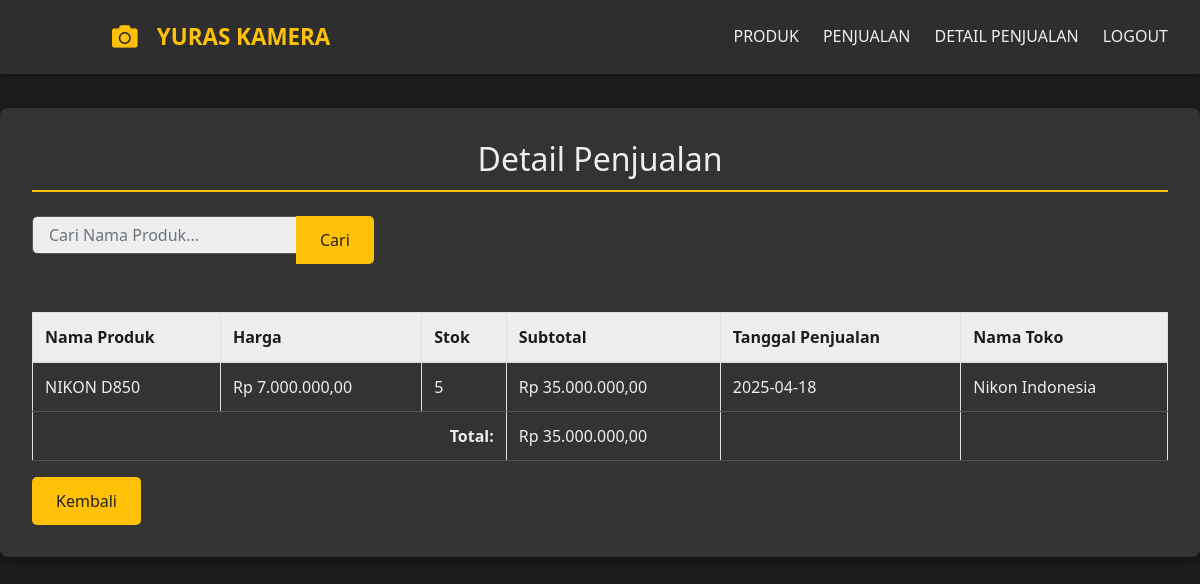
The app's page /detail_penjualan.php?PenjualanID=85 with its own data.
### tables this page shows
CREATE TABLE `penjualan` (
  `PenjualanID` int(11) NOT NULL,
  `TokoID` int(11) DEFAULT NULL,
  `NamaProduk` varchar(25) NOT NULL,
  `Harga` decimal(10,2) NOT NULL,
  `Stok` int(11) NOT NULL,
  `Subtotal` decimal(10,2) NOT NULL,
  `TanggalPenjualan` date NOT NULL,
  `ProdukID` int(11) NOT NULL,
  `NamaToko` varchar(25) NOT NULL
);

CREATE TABLE `produk` (
  `ProdukID` int(11) NOT NULL,
  `NamaProduk` varchar(25) DEFAULT NULL,
  `Harga` decimal(10,2) DEFAULT NULL,
  `Stok` int(11) DEFAULT NULL,
  `TanggalMasuk` date DEFAULT NULL,
  `user_id` int(11) DEFAULT NULL
);

CREATE TABLE `toko` (
  `TokoID` int(11) NOT NULL,
  `NamaToko` varchar(25) DEFAULT NULL
);

### detail_penjualan.php (the view, shortened to what this page needs)
<?php
include "koneksi.php";
$search = isset($_GET['search']) ? $_GET['search'] : '';
$PenjualanID = isset($_GET['PenjualanID']) ? $_GET['PenjualanID'] : null;
$sql = "SELECT penjualan.*, produk.NamaProduk, toko.NamaToko
            FROM penjualan
            INNER JOIN produk ON penjualan.ProdukID = produk.ProdukID
            INNER JOIN toko ON penjualan.TokoID = toko.TokoID";
if ($PenjualanID) {
    $sql .= " WHERE PenjualanID = $PenjualanID";
}
$sql .= " ORDER BY TanggalPenjualan DESC";
$query = mysqli_query($koneksi, $sql);
$result = mysqli_fetch_all($query, MYSQLI_ASSOC);
$found = !empty($result);
function formatRupiah($angka) {
    return "Rp " . number_format($angka, 2, ',', '.');
}
$totalSubtotal = 0;
foreach ($result as $row) {
    $totalSubtotal += $row['Subtotal'];
}
?>
<!DOCTYPE html>
<html lang="id">
<head>
    <link rel="stylesheet" href="https://stackpath.bootstrapcdn.com/bootstrap/4.5.2/css/bootstrap.min.css">
    <link href="https://cdnjs.cloudflare.com/ajax/libs/font-awesome/5.15.3/css/all.min.css" rel="stylesheet"/>
</head>
<body>
<header class="header">
    <a href="index.php" class="logo">
        <i class="fas fa-camera logo-icon"></i> YURAS KAMERA
    </a>
    <nav class="nav">
        <a class="nav-link" href="tampil_produk.php">PRODUK</a>
        <a class="nav-link" href="data_penjualan.php">PENJUALAN</a>
        <a class="nav-link" href="detail_penjualan.php">DETAIL PENJUALAN</a>
        <a class="nav-link" href="logout.php">LOGOUT</a>
    </nav>
</header>
<div class="container mt-5">
    <h2>Detail Penjualan</h2>
    <div class="row mb-3">
        <div class="col-md-6">
            <form method="GET" action="detail_penjualan.php" class="form-inline">
                <div class="input-group">
                    <input type="text" name="search" id="search" class="form-control" placeholder="Cari Nama Produk..." value="<?= htmlspecialchars($search) ?>">
                    <div class="input-group-append">
                        <button type="submit" class="btn btn-primary">Cari</button>
                    </div>
                </div>
            </form>
        </div>
    </div>
    <table class="table table-bordered">
        <thead>
            <tr>
                <th>Nama Produk</th>
                <th>Harga</th>
                <th>Stok</th>
                <th>Subtotal</th>
                <th>Tanggal Penjualan</th>
                <th>Nama Toko</th>
            </tr>
        </thead>
        <tbody>
            <?php if ($found): ?>
                <?php foreach ($result as $row): ?>
                    <tr>
                        <td><?= $row['NamaProduk'] ?></td>
                        <td><?= formatRupiah($row['Harga']) ?></td>
                        <td><?= $row['Stok'] ?></td>
                        <td><?= formatRupiah($row['Subtotal']) ?></td>
                        <td><?= $row['TanggalPenjualan'] ?></td>
                        <td><?= $row['NamaToko'] ?></td>
                    </tr>
                <?php endforeach; ?>
            <?php else: ?>
                <tr>
                    <td colspan="6" class="text-center">Barang yang Anda cari tidak ada.</td>
                </tr>
            <?php endif; ?>
        </tbody>
        <tfoot>
            <tr>
                <td colspan="3" class="text-right"><strong>Total:</strong></td>
                <td><?= formatRupiah($totalSubtotal) ?></td>
                <td></td>
                <td></td>
            </tr>
        </tfoot>
    </table>
    <a href="index.php" class="btn btn-secondary">Kembali</a>
</div>
</body>
</html>

### detail_penjualan.php (style rules this page uses)
body { font-family: 'Segoe UI', Tahoma, Geneva, Verdana, sans-serif; background-color: #1c1c1c; color: #eee; margin: 0; padding-top: 60px; }
.header { background-color: #2e2e2e; box-shadow: 0 2px 5px rgba(0, 0, 0, 0.3); padding: 1rem 2rem; display: flex; justify-content: space-between; align-items: center; position: fixed; top: 0; left: 0; width: 100%; z-index: 1000; }
.logo { font-size: 1.4rem; font-weight: bold; color: #ffc107; text-decoration: none; display: flex; align-items: center; }
.logo-icon { margin-left: 5rem; margin-right: 1.2rem; font-size: 1.6rem; }
.nav { display: flex; }
.nav-link { color: #eee; text-decoration: none; margin-left: 1.5rem; transition: color 0.3s ease, transform 0.2s ease-in-out; padding: 0.5rem 0; border-bottom: 2px solid transparent; }
.container { max-width: 1200px; margin: 80px auto 40px auto; padding: 2rem; border-radius: 8px; background-color: #333; box-shadow: 0 4px 10px rgba(0, 0, 0, 0.4); color: #eee; }
h2 { text-align: center; margin-bottom: 1.5rem; color: #eee; border-bottom: 2px solid #ffc107; padding-bottom: 0.7rem; }
.input-group { margin-bottom: 1.5rem; }
.form-control { border: 1px solid #555; border-radius: 5px; padding: 1rem; color: #eee; background-color: #eee; }
.btn-primary, .btn-secondary { background-color: #ffc107; border: none; color: #222; padding: 0.75rem 1.5rem; border-radius: 5px; cursor: pointer; transition: background-color 0.3s, transform 0.3s; }
.table { width: 100%; margin-top: 1.5rem; color: #eee; }
.table th, .table td { padding: 0.75rem; text-align: left; border-bottom: 1px solid #555; }
.table th { background-color: #eee; color: #1c1c1c; }
.text-right { text-align: right; }
tfoot strong { color: #eee; }

### records on screen
penjualan: ProdukID.NamaProduk "NIKON D850", Harga "Rp 7.000.000,00", Stok "5", Subtotal "Rp 35.000.000,00", TanggalPenjualan "2025-04-18", TokoID.NamaToko "Nikon Indonesia"

### other values on screen
formatRupiah($totalSubtotal) "Rp 35.000.000,00"
